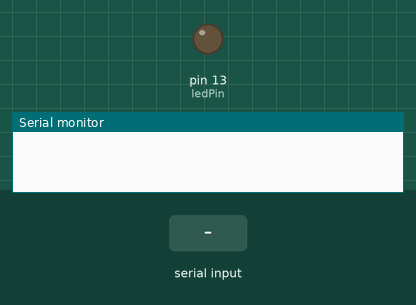
This sketch was run on a simulated Arduino Uno, built with avr-gcc and run on an emulated ATmega328P. Parts: output pins drawn as LEDs (lit = HIGH), the last lines printed to the serial monitor. The test bench sets the inputs (shaded band).

Above: at 1.2 s.
1.3 s: "1" received over Serial
At 1.8 s:
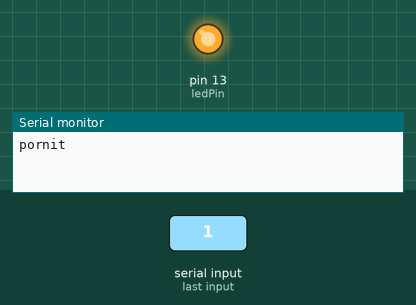
2.8 s: "2" received over Serial
At 4.0 s:
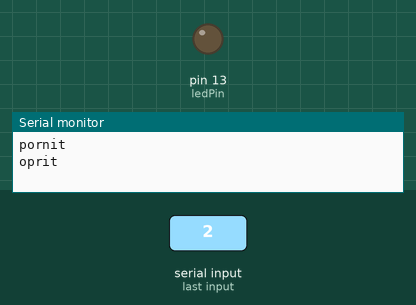
4.3 s: "3" received over Serial
At 5.3 s:
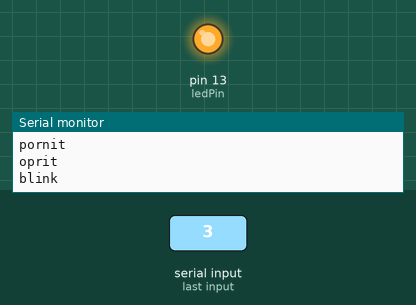
Timing chart, 0 to 7.3 s (numbered marks = the images above; inputs shaded):
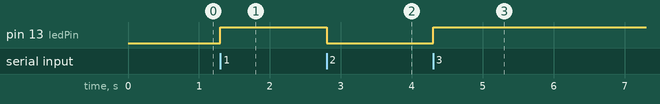

Measured:
- after the input at 1.3 s, pin 13 (ledPin): LOW → HIGH at once
- after the input at 2.8 s, pin 13 (ledPin): HIGH → LOW at once
- after the input at 4.3 s, pin 13 (ledPin): LOW → HIGH at once

The sketch:

sketch_oct2a_lab1.ino
```cpp
int stareLed = 0;
const int ledPin = 13;

void setup() {
  Serial.begin(9600);
  pinMode(ledPin, OUTPUT);
}

void loop() {
  // Citire date
  if (Serial.available() > 0) {
    char optiune = Serial.read();

    if (optiune == '1') {
      Serial.println("pornit");
      stareLed = 1;
    }
    else if (optiune == '2') {
      Serial.println("oprit");
      stareLed = 2;
    }
    else if (optiune == '3') {
      Serial.println("blink");
      stareLed = 3;
    }
  }

  // executare functii in functie de stare curenta
  if (stareLed == 1) {
    digitalWrite(ledPin, HIGH); // aprinde ledul de la pinul 13
  }
  else if (stareLed == 2) {
    digitalWrite(ledPin, LOW);  // stinge ledul de la pinul 13
  }
  else if (stareLed == 3) {
    digitalWrite(ledPin, HIGH);
    delay(10000);               // blink la 10 secunde
    digitalWrite(ledPin, LOW);
    delay(10000);
  }
}
```
